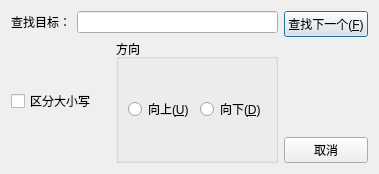
<?xml version="1.0" encoding="UTF-8"?>
<ui version="4.0">
 <class>FindDialog</class>
 <widget class="QDialog" name="FindDialog">
  <property name="geometry">
   <rect>
    <x>0</x>
    <y>0</y>
    <width>379</width>
    <height>174</height>
   </rect>
  </property>
  <property name="windowTitle">
   <string>查找</string>
  </property>
  <layout class="QGridLayout" name="gridLayout">
   <item row="0" column="0">
    <layout class="QHBoxLayout" name="horizontalLayout_4">
     <item>
      <layout class="QVBoxLayout" name="verticalLayout_2">
       <item>
        <layout class="QHBoxLayout" name="horizontalLayout">
         <item>
          <widget class="QLabel" name="label">
           <property name="text">
            <string>查找目标：</string>
           </property>
          </widget>
         </item>
         <item>
          <widget class="QLineEdit" name="SearchNext"/>
         </item>
        </layout>
       </item>
       <item>
        <layout class="QHBoxLayout" name="horizontalLayout_3">
         <item>
          <widget class="QCheckBox" name="cbCaseSensetive">
           <property name="text">
            <string>区分大小写</string>
           </property>
          </widget>
         </item>
         <item>
          <widget class="QGroupBox" name="groupBox">
           <property name="title">
            <string>方向</string>
           </property>
           <layout class="QHBoxLayout" name="horizontalLayout_2">
            <item>
             <widget class="QRadioButton" name="rbUp">
              <property name="text">
               <string>向上(&amp;U)</string>
              </property>
             </widget>
            </item>
            <item>
             <widget class="QRadioButton" name="rbDown">
              <property name="text">
               <string>向下(&amp;D)</string>
              </property>
             </widget>
            </item>
           </layout>
          </widget>
         </item>
        </layout>
       </item>
      </layout>
     </item>
     <item>
      <layout class="QVBoxLayout" name="verticalLayout">
       <item>
        <widget class="QPushButton" name="btFindNext">
         <property name="text">
          <string>查找下一个(&amp;F)</string>
         </property>
        </widget>
       </item>
       <item>
        <spacer name="verticalSpacer">
         <property name="orientation">
          <enum>Qt::Vertical</enum>
         </property>
         <property name="sizeHint" stdset="0">
          <size>
           <width>20</width>
           <height>40</height>
          </size>
         </property>
        </spacer>
       </item>
       <item>
        <widget class="QPushButton" name="btCancel">
         <property name="text">
          <string>取消</string>
         </property>
        </widget>
       </item>
      </layout>
     </item>
    </layout>
   </item>
  </layout>
 </widget>
 <resources/>
 <connections/>
</ui>
